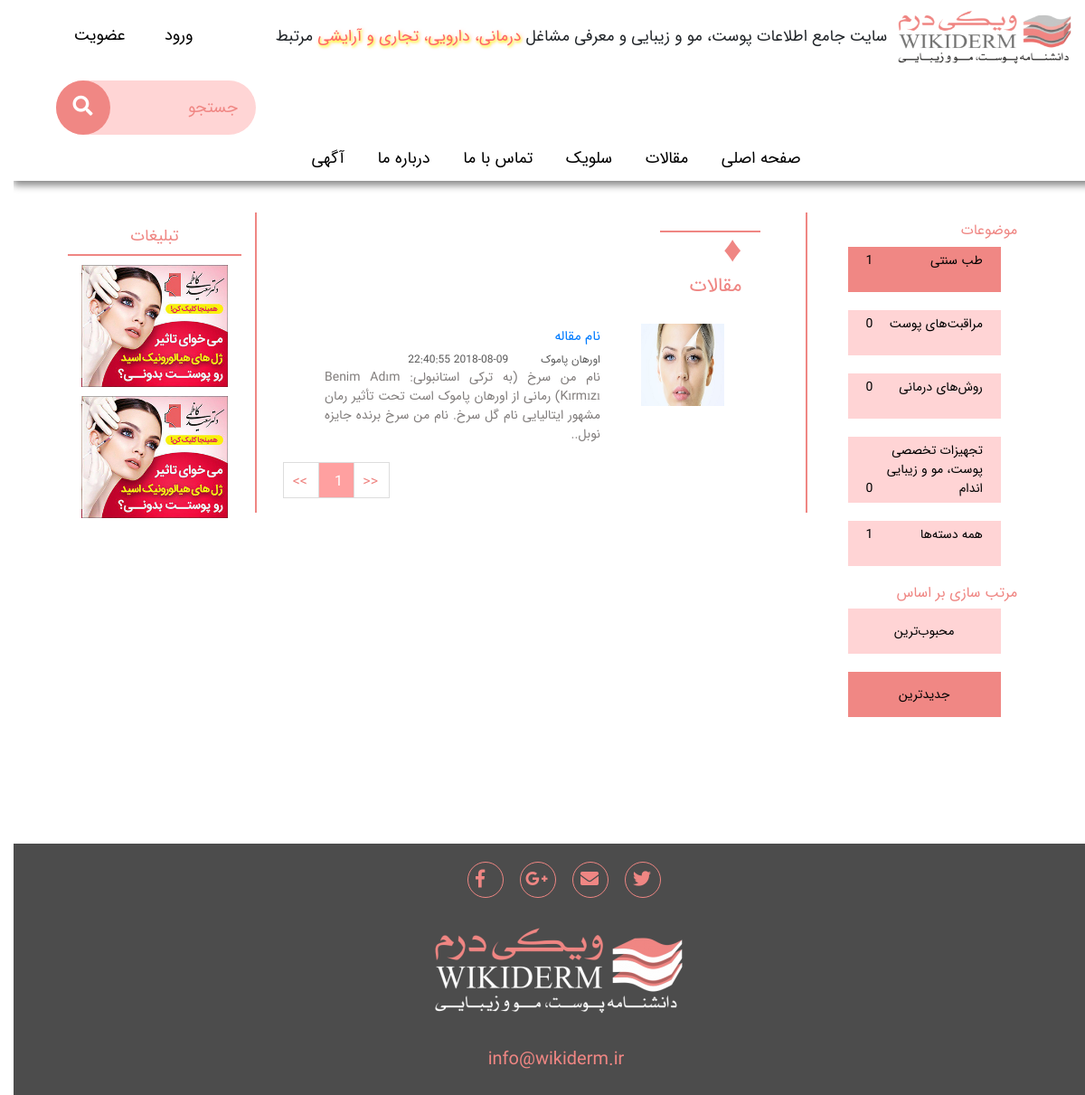
The app's page /maghalat.php with its own data.
### tables this page shows
CREATE TABLE menue(
  ID int NOT NULL AUTO_INCREMENT,
  name VARCHAR(1000),
  link VARCHAR(100),
  active int default 0,
  PRIMARY KEY (ID)) DEFAULT CHARSET=utf8;

CREATE TABLE category(ID int NOT NULL AUTO_INCREMENT,
                  name VARCHAR(300),
  PRIMARY KEY (ID)) DEFAULT CHARSET=utf8;

CREATE TABLE Paper(ID int NOT NULL AUTO_INCREMENT,
                  XMLNAME VARCHAR(300),
                  name VARCHAR(300),
                  writer VARCHAR(300),
                  Mokhtasar VARCHAR(1000),
                  image VARCHAR(1000),
                  time TIMESTAMP,
                  realtime VARCHAR(200),
                  mahbobiat int DEFAULT 0,
                  post_name VARCHAR(300) DEFAULT "",
                  dastebandi VARCHAR(300),
  PRIMARY KEY (ID)) DEFAULT CHARSET=utf8;

### maghalat.php (the view, shortened to what this page needs)
<?php
include 'Settings.php';
?>
<!DOCTYPE html>
<html lang="fa" dir="rtl">
<head>
    <link rel="stylesheet" href="/css/bootstrap.css"/>
    <link rel="stylesheet" href="/css/global.css"/>
    <link rel="stylesheet" href="/css/maghalat.css"/>
    <link href="/css/font-awesome/font-awesome.min.css" rel="stylesheet" type="text/css">
    <link rel="stylesheet" href="https://use.fontawesome.com/releases/v5.6.3/css/all.css">
</head>
<body>
<?php
include 'header.php';
?>
<div class="container">
    <div  id="main" class="home_main text-right row">
        <div class="col-md-12">
            <div class="rightDiv col-12">
                <div class="col-md-12 subjects float-left">
                    <div class="col-md-12 float-left">
                        <h4>
                            موضوعات
                        </h4>
                    </div>
                    <div class="col-md-11 float-left">
                        <?php
                        $query = "SELECT * FROM category;";
                        $result = $connection->query($query);
                        $x = 0;
                        while ($row=$result->fetch_assoc()) {
                            $id = $row['ID'];
                            $name = $row['name'];
                            $x = $x+1;
                            $idd = 'cat'.$id;
                            ?>
                            <div class="col-md-12 cat float-right col-12 <?php if($x==1) echo 'cat-on';?>" id="<?php echo $idd;?>">
                                <?php echo $name; ?>
                                <span class="float-left">
                                </span>
                            </div>
                            <?php
                        }
                        ?>
                        <div class="col-md-12 cat float-right col-12 " id="cat0">
                            همه دسته‌ها
                            <span class="float-left">
                            </span>
                        </div>
                    </div>
                </div>
                <div class="col-md-12 sorts float-left">
                    <div class="col-md-12 float-left">
                        <h4>
                            مرتب سازی بر اساس
                        </h4>
                    </div>
                    <div class="col-md-11 float-left">
                        <div class="col-md-12 srt float-right text-center col-12 " id="srt1">
                            محبوب‌ترین
                        </div>
                        <div class="col-md-12 srt float-right text-center srt-on col-12 " id="srt2">
                            جدیدترین
                        </div>
                    </div>
                </div>
            </div>
            <div class="mainDiv col-12">
                <div class="col-md-12 float-left row">
                    <div class="col-md-11 float-left">
                        <h1> <span class="fontDiam"> &#9830; </span>
                            مقالات
                        </h1>
                    </div>
                    <div class="hrline"></div>
                    <div class="col-md-12">
                        <div id="replacepagination">
                            <?php
                            $page = 1;
                            $a = ($page-1)*7;
                            $query = "SELECT * FROM Paper LIMIT $a , 7;";
                            $result = $connection->query($query);
                            while ($row=$result->fetch_assoc()) {
                                $name = $row['name'];
                                $writer = $row['writer'];
                                $time = $row['realtime'];
                                $link = '/Paper/'.$row['post_name'];
                                $mokhtasar = $row['Mokhtasar'];
                                $image = $row['image'];
                                $image = substr($image,3);
                                ?>
                                <div class="col-md-12 Paperdiv col-12 float-left ">
                                    <div class="col-md-3 float-right col-12 ">
                                        <a href="<?php echo $link;?>">
                                            <img src="/<?php echo $image; ?>" width="100%" height="100%" alt="paperimg">
                                        </a>
                                    </div>
                                    <div class="col-md-9 PaperText float-right col-12 ">
                                        <div class="col-md-12 col-12 ">
                                            <h2 class="papname">
                                                <a href="<?php echo $link;?>">
                                                    <?php echo $name; ?>
                                                </a>
                                            </h2>
                                        </div>
                                        <div class="col-md-12 nametime col-12 row">
                                            <div class="col-md-4 col-12 ">
                                                <?php echo $writer; ?>
                                            </div>
                                            <div class="col-md-8 col-12 ">
                                                <?php echo $time; ?>
                                            </div>
                                        </div>
                                        <div class="col-md-12 summ col-12 ">
                                            <?php echo $mokhtasar; ?>
                                        </div>
                                    </div>
                                </div>
                                <br>
                                <?php
                            }
                            $query = "SELECT * FROM Paper;" ;
                            $result = $connection->query($query);
                            $pagenum = $result->num_rows;
                            ?>
                            <div class="pagination-container float-left">
                                <ul class="pagination">
                                    <li id="-1" class="PagedList-skipToNext paginationoldPapers" rel="prev"> >> </li>
                                    <?php
                                    $x = ($pagenum+6) / 7 ;
                                    for ($i=1 ; $i <= min($x,2) ; $i++){
                                        ?>
                                        <li id="<?php echo $i?>" class="paginationoldPapers <?php if ($i==1) echo "active" ?> "><?php echo $i?></li>
                                        <?php
                                    }
                                        ?>
                                    <li id="-2" class="PagedList-skipToNext paginationoldPapers" rel="next"> << </li>
                                </ul>
                            </div>
                        </div>
                    </div>
                </div>
            </div>
            <div class="leftDiv col-12">
                <div class="col-md-12 text-center addSub float-left">
                    <h3>
                        تبلیغات
                    </h3>
                </div>
                <div class="col-md-12 add">
                    <img src="images/tabliq.png" width="100%" height="100%" alt="">
                </div>
                <div class="col-md-12 add">
                    <img src="images/tabliq.png" width="100%" height="100%" alt="">
                </div>
            </div>
        </div>
    </div>
</div>
<?php
include 'footer.php';
?>
</body>
</html>

### header.php (shortened to what this page needs)
<div class="header col-lg-12 col-md-12 headerfix hidden-xs hidden-sm hiddenthisxs">
    <div class="headerall">
        <div class="row">
            <div class="float-right padding20_0 col-md-10 row">
                <div class="col-md-3 float-right paddleft0">
                    <a href="/">
                        <img src="/images/wikiderm-logo-180-544--300x99.png" width="90%" height="90%" alt="logo">
                    </a>
                </div>
                <div class="col-md-9 headerH text-sm-right">
                    <h1 class="small">
                        سایت جامع اطلاعات  پوست،  مو و زیبایی و معرفی مشاغل
                        <span class="specialSpan">
                               درمانی، دارویی، تجاری و آرایشی
                        </span>
                        مرتبط
                    </h1>
                </div>
            </div>
            <div class="col-md-2 log_reg_block row">
                <div class="m-auto"><a class="dark_text" href="/loginRegister.php/request=login">ورود</a></div>
                <div class="m-auto"><a class="dark_text" href="/loginRegister.php/request=register">عضویت<a/></div>
            </div>
        </div>
        <div class="row">
            <div class="col-md-12 search">
                <div id="sb-search" class="sb-search float-left">
                    <form class="float-left">
                        <input class="sb-search-input" placeholder="جستجو" type="search" value="" name="search" id="search">
                        <button class="sb-search-submit sb-icon-search" type="submit" value=""><i class="fa fa-search"></i></button>
                    </form>
                </div>
            </div>
        </div>
        <div class="menu">
            <ul class="dark_text">
                <?php
                $query = "SELECT * FROM menue;";
                $result = $connection->query($query);
                while ($row=$result->fetch_assoc()) {
                    $link = $row['link'];
                    $name = $row['name'];
                    ?>
                    <a href="<?php echo $link;?>" ><li><?php echo $name;?></li></a>
                    <?php
                }
                ?>
            </ul>
        </div>
    </div>
</div>
<div class="header col-lg-12 col-md-12 headerfix hidden-md hidden-lg hiddenthisoverxs">
    <div class="col-12 navbar-text cover_menu" >
        <div class="row log_reg_block_mob">
            <div class="d-block offset-1"><a class="dark_text" href="/loginRegister.php/request=register">عضویت<a/></div>
        </div>
    </div>
</div>

### css/global.css (style rules this page uses)
body { font-family: IRANSans,BYekan; max-width: 1600px; margin: auto; }
a { text-decoration: none; }
.header { width: 100%; padding: 0; margin: 0 0 5px 0; }
.header .menu { width: 100%; display: table; margin: 0 auto; padding: 0; height: 50px; line-height: 50px; text-align: center; top: 72px; }
.header .menu { top: 0px; }
.header .cover_menu { background-color: rgba(243,130,120,0.6); position: relative; }
.header .menu ul { margin: 0; padding: 0; }
.header .menu li { list-style-type: none; display: inline-flex; flex-direction: row; justify-content: flex-start; padding: 0px 15px; font-size: 18px; }
.header .menu a { padding:0; margin: 0; color: black; }
.dark_text { color: black; }
.header .headerall { width: 100%; max-width: 1600px; box-shadow: 0 5px 8px #888888; z-index: 1000; background-color: white; font-size: 22px; }
.padding20_0 { padding-top: 10px; }
.paddleft0 { padding-left: 0; }
.headerH { padding-top: 20px; padding-right: 0; }
.log_reg_block { font-size: 18px; }
.search { font-size: 18px; padding: 0 5%; }
.sb-search { position: relative; margin-top: 10px; width: 20%; min-width: 60px; height: 60px; overflow: hidden; -webkit-transition: width 0.3s; -moz-transition: width 0.3s; transition: width 0.3s; -webkit-backface-visibility: hidden; }
.sb-search-input { position: absolute; top: 0; right: 0; border: none; outline: none; background: rgb(255,213,213); width: 100%; height: 60px; margin: 0; z-index: 10; padding: 20px 20px 20px 65px; font-size: 18px; border-radius: 30px; }
.sb-icon-search, .sb-search-submit { width: 60px; height: 60px; display: block; position: relative; right: 0; top: 0; padding: 0; margin: 0; line-height: 60px; text-align: center; cursor: pointer; }
.sb-search-submit { background: #fff; -ms-filter: "progid:DXImageTransform.Microsoft.Alpha(Opacity=0)"; filter: alpha(opacity=0); opacity: 1; color: transparent; border: none; outline: none; z-index: -1; }
.sb-icon-search { color: #fff; background: rgb(240,135,132); z-index: 90; font-size: 22px; speak: none; font-style: normal; font-weight: normal; font-variant: normal; text-transform: none; -webkit-font-smoothing: antialiased; border-radius: 50%; }
.addSub { color: rgb(239,134,131); border-style: solid; border-width: 0px 0px 2px 0px; border-color: rgb(239,134,131); margin-bottom: 10px; }
.add { margin: 10px 0px 10px 0px; }
.hrline { border-style: solid; border-width: 0px 0px 2px 0px; border-color: rgb(239,134,131); margin-bottom: 30px; width: 92%; margin-right: 4%; margin-left: 4%; }
.pagination { flex-direction: row-reverse; }
.addSub h3 { font-size: 18px; }
.hiddenthisoverxs { display: none; }
.log_reg_block_mob { font-size: 10px; line-height: 3; }
#main { transition: margin-left .5s; padding: 20px 0; }
.specialSpan { text-shadow: 1px 2px 3px #FFFF00, 2px 1px 5px rgb(255,200,200); color: rgb(255,100,100); }

### css/maghalat.css (style rules this page uses)
.rightDiv { width: 25%; float: right; color: rgb(239,134,131); padding-top: 20px; }
.rightDiv h4 { font-size: 16px; }
.leftDiv { width: 20%; float: right; padding-top: 26px; }
.mainDiv { border-style: solid; border-width: 0px 2px 0px 2px; border-color: rgb(239,134,131); width: 55%; margin: 10px 0px; padding-top: 20px; float: right; color: rgb(239,134,131); }
h1 { font-size: 22px; }
.fontDiam { font-size: 40px; }
.pagination li { width: 40px; height: 40px; position: relative; float: left; padding: 10px 12px; margin-left: -1px; line-height: 1.428571429; text-decoration: none; background-color: #ffffff; border: 1px solid #dddddd; }
.active { background-color: rgb(255,160,160) !important; color: white !important; }
.Paperdiv { height: auto; color: black; text-align: justify; margin: 20px 0; }
.papname { font-size: 15px; margin-top: 5px; }
.nametime { font-size: 12px; color: rgb(87,87,87); }
.summ { color: rgb(129,125,124); font-size: 14px; }
.cat , .srt { color: black; min-height: 50px; padding: 5px 20px; font-size: 14px; background-color: rgb(255,212,213); margin-bottom: 20px; }
.srt { line-height: 40px; }
.cat-on , .srt-on { background-color: rgb(240,135,132); }

### maghalat.php (style rules this page uses)
A { text-decoration: none; }

### records on screen
menue: name "صفحه اصلی"
menue: name "مقالات"
menue: name "سلویک"
menue: name "تماس با ما"
menue: name "درباره ما"
menue: name "آگهی"
category: name "طب سنتی"
category: name "مراقبت‌های پوست"
category: name "روش‌های درمانی"
category: name "تجهیزات تخصصی پوست، مو و زیبایی اندام"
paper: image (picture), name "نام مقاله", writer "اورهان پاموک", realtime "2018-08-09 22:40:55", Mokhtasar "نام من سرخ (به ترکی استانبولی: Benim Adım Kırmızı) رمانی از اورهان پاموک است تحت تأثیر رمان مشهور ایتالیایی نام گل سرخ. نام من سرخ برنده جایزه نوبل.."
